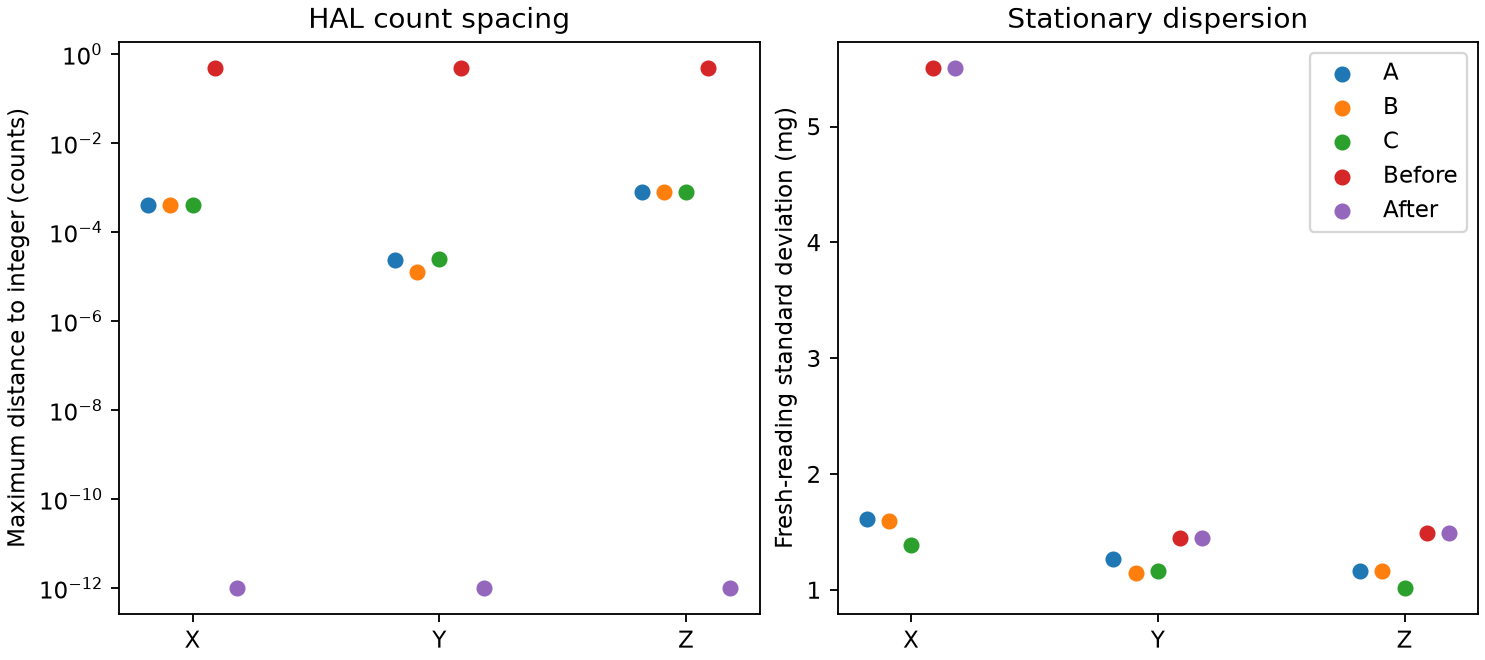

Python code for this plot:
"""Evaluate the stock conversion on fresh reports, including untouched unit C."""
import csv
import numpy as np
import matplotlib.pyplot as plt
step=2*9810/32767
fig,(a,b)=plt.subplots(1,2,figsize=(9,4),layout="constrained")
with open("counts-scores.csv","w",newline="") as f:
    w=csv.writer(f,lineterminator="\n")
    w.writerow(["source","axis","max_error_count","fresh_sd_mg","lag_one_correlation"])
    for i,(name,file) in enumerate([("A","unit-A"),("B","unit-B"),("C","unit-C"),("Before","after"),("After","counts-replay")]):
        r=np.genfromtxt(file+".csv",names=True,delimiter=",")
        raw=np.column_stack([r[k] for k in ("ax","ay","az")])
        raw=raw[np.r_[True,np.any(np.diff(raw,axis=0)!=0,axis=1)]]
        counts=raw/step
        err=abs(counts-counts.round())
        # Drop 12 fresh samples for the dispersion analysis, including settling.
        steady=raw[12:]/9.80665
        sd=steady.std(axis=0,ddof=1)
        for j,axis in enumerate("XYZ"):
            w.writerow([name,axis,err[:,j].max(),sd[j],np.corrcoef(steady[:-1,j],steady[1:,j])[0,1]])
        a.scatter(np.arange(3)+(i-2)*.09,np.maximum(err.max(axis=0),1e-12),label=name)
        b.scatter(np.arange(3)+(i-2)*.09,sd,label=name)
for ax in (a,b):ax.set(xticks=range(3),xticklabels=list("XYZ"))
a.set(yscale="log",ylabel="Maximum distance to integer (counts)",title="HAL count spacing")
b.set(ylabel="Fresh-reading standard deviation (mg)",title="Stationary dispersion")
b.legend()
fig.savefig("counts.png",dpi=165)
